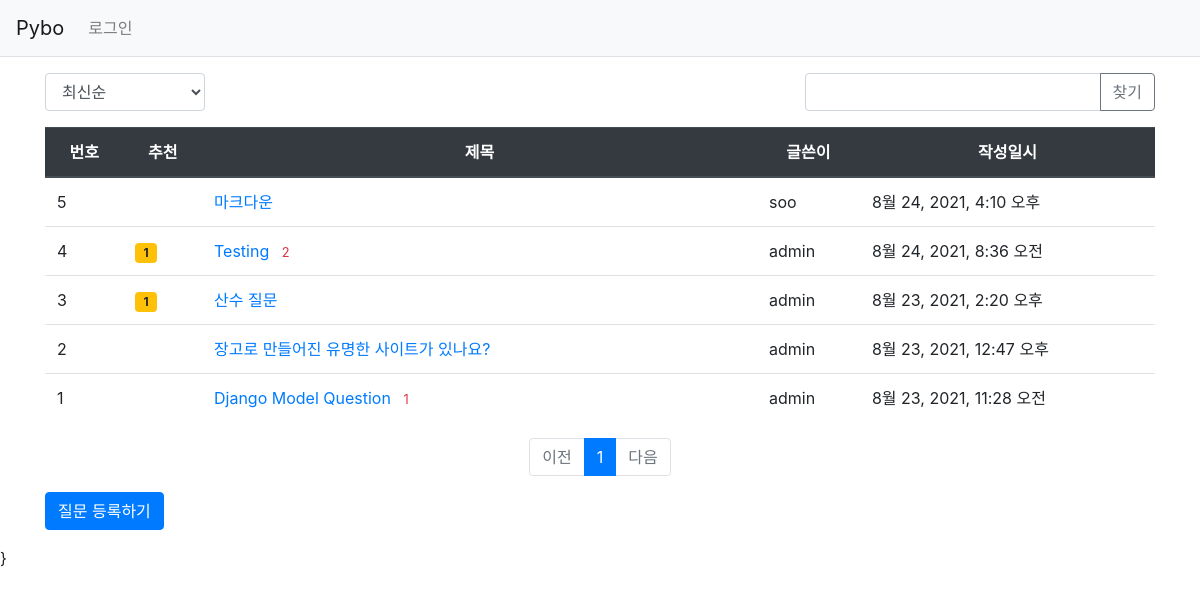
Screenshot of /pybo/ with the database file from the repository.
### pybo/models.py (models this page shows, shortened)
class Question(models.Model):
    author = models.ForeignKey(User, on_delete=models.CASCADE, related_name='author_question')
    subject = models.CharField(max_length=200)
    content = models.TextField()
    create_date = models.DateTimeField()
    modify_date = models.DateTimeField(null=True, blank=True)
    voter = models.ManyToManyField(User, related_name='voter_question') # 추천인 추가

### pybo/views/base_views.py (the view, shortened to what this page needs)
# urls.py: path('', base_views.index, name='index'),
def index(request):
    page = request.GET.get('page', '1')  # 페이지
    kw = request.GET.get('kw', '')  # 검색어
    so = request.GET.get('so', 'recent')  # 정렬기준
    if so == 'recommend':
        question_list = Question.objects.annotate(num_voter=Count('voter')).order_by('-num_voter', '-create_date')
    elif so == 'popular':
        question_list = Question.objects.annotate(num_answer=Count('answer')).order_by('-num_answer', '-create_date')
    else:  # recent
        question_list = Question.objects.order_by('-create_date')
    paginator = Paginator(question_list, 10)  # 페이지당 10개씩 보여주기
    page_obj = paginator.get_page(page)
    context = {'question_list': page_obj, 'page': page, 'kw': kw, 'so': so}
    return render(request, 'pybo/question_list.html', context)

### pybo/templatetags/pybo_filter.py (called while the page is built)
@register.filter
def sub(value, arg):
    return value - arg

### templates/pybo/question_list.html (shortened to what this page needs)
{% extends 'base.html' %}
{% load pybo_filter %}
{% block content %}
<div class="container my-3">
    <div class="row justify-content-between my-3">
        <div class="col-2">
            <select class="form-control so">
                <option value="recent" {% if so == 'recent' %}selected{% endif %}>최신순</option>
            </select>
        </div>
        <div class="col-4 input-group">
            <input type="text" class="form-control kw" value="{{ kw|default_if_none:'' }}">
            <div class="input-group-append">
                <button class="btn btn-outline-secondary" type="button" id="btn_search">찾기</button>
            </div>
        </div>
    </div>
    <table class="table">
        <thead>
        <tr class="text-center thead-dark">
            <th>번호</th>
            <th>추천</th>
            <th style="width:50%">제목</th>
            <th>글쓴이</th>
            <th>작성일시</th>
        </tr>
        </thead>
        <tbody>
        {% if question_list %}
        {% for question in question_list %}
        <tr>
            <td>
                {{ question_list.paginator.count|sub:question_list.start_index|sub:forloop.counter0|add:1 }}
            </td>
            <td>
                {% if question.voter.all.count > 0 %}
                <span class="badge badge-warning px-2 py-1">{{question.voter.all.count}}</span>
                {% endif %}
            </td>
            <td class="text-left">
                <a href="{% url 'pybo:detail' question.id %}">{{question.subject}}</a>
                {% if question.answer_set.count > 0 %}
                <span class="text-danger small ml-2">{{question.answer_set.count}}</span>
                {% endif %}
            </td>
            <td>{{question.author.username}}</td>
            <td>{{question.create_date}}</td>
        </tr>
        {% endfor %}
        {% else %}
        <tr>
            <td colspan="3">질문이 없습니다.</td>
        </tr>
        {% endif %}
        </tbody>
    </table>
    <ul class="pagination justify-content-center">
        {% if question_list.has_previous %}
        <li class="page-item">
            <a class="page-link" data-page="{{question_list.previous_page_number}}" href="#">이전</a>
        </li>
        {% else %}
        <li class="page-item disabled">
            <a class="page-link" tabindex="-1" aria-disabled="true" href="#">이전</a>
        </li>
        {% endif %}
        {% for page_number in question_list.paginator.page_range %}
        {% if page_number >= question_list.number|add:-5 and page_number <= question_list.number|add:5 %}
            {% if page_number == question_list.number %}
            <li class="page-item active" aria-current="page">
                <a class="page-link" data-page="{{page_number}}" href="#">{{page_number}}</a>
            </li>
            {% else %}
            <li class="page-item">
                <a class="page-link" data-page="{{page_number}}" href="#">{{page_number}}</a>
            </li>
            {% endif %}
        {% endif %}
        {% endfor %}
        {% if question_list.has_next %}
        <li class="page-item">
            <a class="page-link" data-page="{{question_list.next_page_number}}" href="#">다음</a>
        </li>
        {% else %}
        <li class="page-item disabled">
            <a class="page-link" tabindex="-1" aria-disabled="true" href="#">다음</a>
        </li>
        {% endif %}
    </ul>
    <a href="{% url 'pybo:question_create' %}" class="btn btn-primary">질문 등록하기</a>
</div>
{% endblock %}
{% block script %}}
{% endblock %}

### templates/base.html (shortened to what this page needs)
{% load static %}
<!DOCTYPE html>
<html lang="en">
<head>
    <link rel="stylesheet" type="text/css" href="{% static 'bootstrap.min.css' %}">
    <link rel="stylesheet" type="text/css" href="{% static 'style.css' %}">
</head>
<body>
{% include "navbar.html" %}
{% block content %}
{% endblock %}
{% block script %}
{% endblock %}
</body>
</html>

### templates/navbar.html (shortened to what this page needs)
<nav class="navbar navbar-expand-lg navbar-light bg-light border-bottom">
    <a class="navbar-brand" href="{% url 'pybo:index' %}">Pybo</a>
    <div class="collapse navbar-collapse flex-grow-0" id="navbarNav">
        <ul class="navbar-nav">
            <li class="nav-item">
                {% if user.is_authenticated %}
                <a class="nav-link" href="{% url 'common:logout' %}">{{user.username}} (로그아웃)</a>
                {% else %}
                <a class="nav-link" href="{% url 'common:login' %}">로그인</a>
                {% endif %}
            </li>
        </ul>
    </div>
</nav>

### rows the page displays
Question: paginator.count|sub "5", subject "마크다운", author.username "soo", create_date "8월 24, 2021, 4:10 오후"
Question: paginator.count|sub "4", voter.all.count "1", subject "Testing", answer_set.count "2", author.username "admin", create_date "8월 24, 2021, 8:36 오전"
Question: paginator.count|sub "3", voter.all.count "1", subject "산수 질문", author.username "admin", create_date "8월 23, 2021, 2:20 오후"
Question: paginator.count|sub "2", subject "장고로 만들어진 유명한 사이트가 있나요?", author.username "admin", create_date "8월 23, 2021, 12:47 오후"
Question: paginator.count|sub "1", subject "Django Model Question", answer_set.count "1", author.username "admin", create_date "8월 23, 2021, 11:28 오전"

### other values shown
{{ page_number }} "1"
